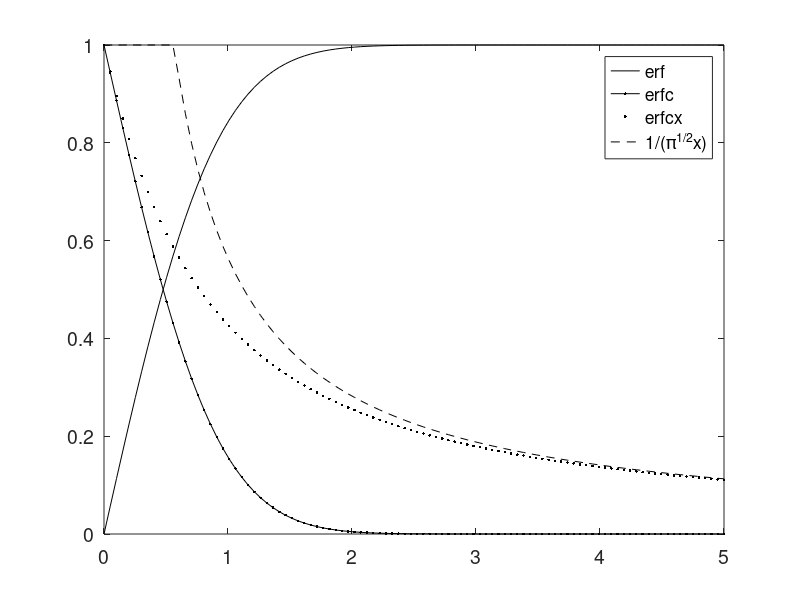

MATLAB code for this plot:
x = linspace(eps,5);
h=plot(x, erf(x), 'k-', x, erfc(x), 'k.-', x, erfcx(x), 'k.', x, ...
       min(1,1./(sqrt(pi).*x)),'k--');
set(gca,'fontsize',14);
legend(h, 'erf', 'erfc', 'erfcx','1/(\pi^{1/2}x)');
